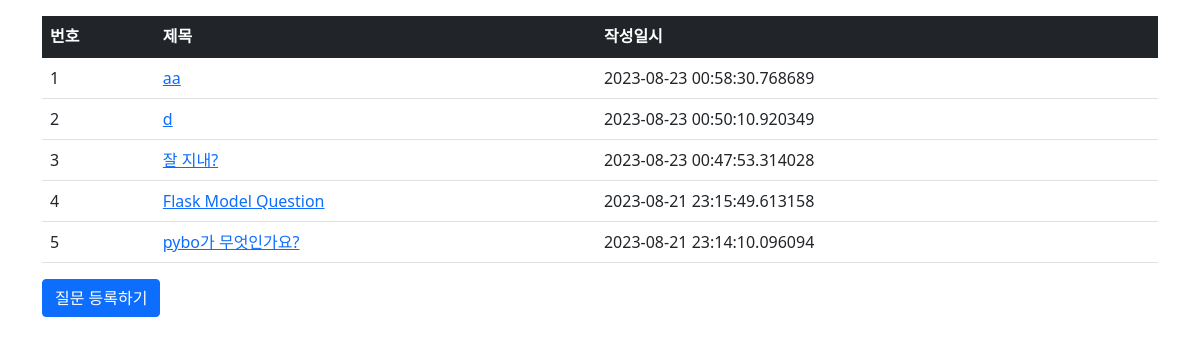
Page /question/list/ on the committed database.
### pybo/models.py (models this page shows)
class Question(db.Model):
    id = db.Column(db.Integer, primary_key=True)
    subject = db.Column(db.String(200), nullable=False)
    content = db.Column(db.Text(), nullable=False)
    create_date = db.Column(db.DateTime(), nullable=False)

### pybo/views/question_views.py (the view)
@bp.route('/list/')
def _list():
    question_list = Question.query.order_by(Question.create_date.desc())
    return render_template('question/question_list.html', question_list=question_list)

### pybo/templates/question/question_list.html
{% extends 'base.html' %}
{% block content %}
<div class="container my-3">
    <table class="table">
        <thead>
        <tr class="table-dark">
            <th>번호</th>
            <th>제목</th>
            <th>작성일시</th>
        </tr>
        </thead>
        <tbody>
        {% if question_list %}
        {% for question in question_list %}
        <tr>
            <td>{{ loop.index }}</td>
            <td>
                <a href="{{ url_for('question.detail', question_id=question.id) }}">{{ question.subject }}</a>
            </td>
            <td>{{ question.create_date }}</td>
        </tr>
        {% endfor %}
        {% else %}
        <tr>
            <td colspan="3">질문이 없습니다.</td>
        </tr>
        {% endif %}
        </tbody>
    </table>
    <a href="{{ url_for('question.create') }}" class="btn btn-primary">질문 등록하기</a>
</div>
{% endblock %}

### pybo/templates/base.html (shortened to what this page needs)
<!doctype html>
<html lang="ko">
<head>
    <link rel="stylesheet" href="{{ url_for('static', filename='bootstrap.min.css') }}">
    <link rel="stylesheet" href="{{ url_for('static', filename='style.css') }}">
</head>
<body>
{% block content %}
{% endblock %}
</body>
</html>

### rows in the picture
Question: subject "aa", create_date "2023-08-23 00:58:30.768689"
Question: subject "d", create_date "2023-08-23 00:50:10.920349"
Question: subject "잘 지내?", create_date "2023-08-23 00:47:53.314028"
Question: subject "Flask Model Question", create_date "2023-08-21 23:15:49.613158"
Question: subject "pybo가 무엇인가요?", create_date "2023-08-21 23:14:10.096094"
